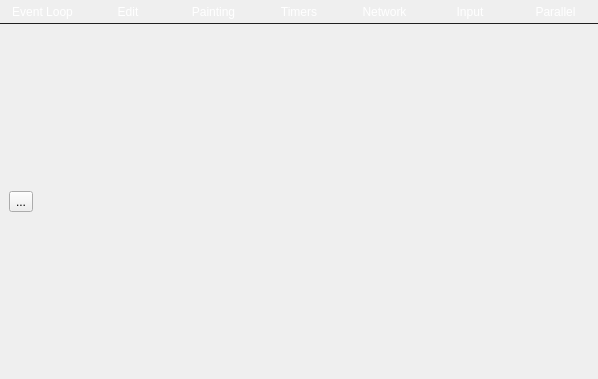
<?xml version="1.0" encoding="UTF-8"?>
<ui version="4.0">
 <author>Enrico Ros</author>
 <class>PerformanceWindow</class>
 <widget class="QWidget" name="PerformanceWindow">
  <property name="geometry">
   <rect>
    <x>0</x>
    <y>0</y>
    <width>598</width>
    <height>379</height>
   </rect>
  </property>
  <property name="windowTitle">
   <string>Form</string>
  </property>
  <layout class="QVBoxLayout" name="verticalLayout">
   <property name="spacing">
    <number>0</number>
   </property>
   <property name="margin">
    <number>0</number>
   </property>
   <item>
    <widget class="QFrame" name="navFrame">
     <property name="sizePolicy">
      <sizepolicy hsizetype="Preferred" vsizetype="Fixed">
       <horstretch>0</horstretch>
       <verstretch>0</verstretch>
      </sizepolicy>
     </property>
     <property name="cursor">
      <cursorShape>PointingHandCursor</cursorShape>
     </property>
     <property name="styleSheet">
      <string notr="true">QToolButton {
	border-image:none;
	background-color: qlineargradient(x1: 0, y1: 0, x2: 0.0, y2: 1.0,
	stop: 0 #838383,
	stop: 0.4 #707070,
	stop: 0.401 #636363,
	stop: 1 #4a4a4a);
	border: 0px solid black;
	border-bottom: 1px solid #202020;
	color: white;
	height:20px;
}

QToolButton:hover {
	border-image:none;
	background-color: qlineargradient(x1: 0, y1: 0, x2: 0.0, y2: 1.0,
	stop: 0 #909090,
	stop: 0.4 #808080,
	stop: 0.401 #707070,
	stop: 1 #555555);
}

QToolButton:checked, QToolButton:checked:pressed {
	border-image:none;
	background-color: qlineargradient(x1: 0, y1: 0, x2: 0.0, y2: 1.0,
	stop: 0 #ffffff,
	stop: 0.4 #eeeeee,
	stop: 0.401 #e2e2e2,
	stop: 1 #dddddd);
	color: black;
	border-bottom: 1px solid #404040;
}

QToolButton:pressed {
	border-image:none;
	background-color: qlineargradient(x1: 0, y1: 0, x2: 0.0, y2: 1.0,
	stop: 0 #383838,
	stop: 0.2 #404040,
	stop: 0.201 #484848,
	stop: 1 #505050);
}


</string>
     </property>
     <layout class="QGridLayout">
      <property name="margin">
       <number>0</number>
      </property>
      <property name="spacing">
       <number>0</number>
      </property>
      <item row="0" column="0">
       <widget class="QToolButton" name="eventSectButton">
        <property name="sizePolicy">
         <sizepolicy hsizetype="Expanding" vsizetype="Fixed">
          <horstretch>0</horstretch>
          <verstretch>0</verstretch>
         </sizepolicy>
        </property>
        <property name="text">
         <string>Event Loop</string>
        </property>
        <property name="checkable">
         <bool>true</bool>
        </property>
        <property name="autoExclusive">
         <bool>true</bool>
        </property>
       </widget>
      </item>
      <item row="0" column="1">
       <widget class="QToolButton" name="editSectButton">
        <property name="sizePolicy">
         <sizepolicy hsizetype="Expanding" vsizetype="Fixed">
          <horstretch>0</horstretch>
          <verstretch>0</verstretch>
         </sizepolicy>
        </property>
        <property name="text">
         <string>Edit</string>
        </property>
        <property name="checkable">
         <bool>true</bool>
        </property>
        <property name="autoExclusive">
         <bool>true</bool>
        </property>
       </widget>
      </item>
      <item row="0" column="6">
       <widget class="QToolButton" name="parallelSectButton">
        <property name="sizePolicy">
         <sizepolicy hsizetype="Expanding" vsizetype="Fixed">
          <horstretch>0</horstretch>
          <verstretch>0</verstretch>
         </sizepolicy>
        </property>
        <property name="text">
         <string>Parallel</string>
        </property>
        <property name="checkable">
         <bool>true</bool>
        </property>
        <property name="autoExclusive">
         <bool>true</bool>
        </property>
       </widget>
      </item>
      <item row="0" column="3">
       <widget class="QToolButton" name="timersSectButton">
        <property name="sizePolicy">
         <sizepolicy hsizetype="Expanding" vsizetype="Fixed">
          <horstretch>0</horstretch>
          <verstretch>0</verstretch>
         </sizepolicy>
        </property>
        <property name="text">
         <string>Timers</string>
        </property>
        <property name="checkable">
         <bool>true</bool>
        </property>
        <property name="autoExclusive">
         <bool>true</bool>
        </property>
       </widget>
      </item>
      <item row="0" column="2">
       <widget class="QToolButton" name="paintingSectButton">
        <property name="sizePolicy">
         <sizepolicy hsizetype="Expanding" vsizetype="Fixed">
          <horstretch>0</horstretch>
          <verstretch>0</verstretch>
         </sizepolicy>
        </property>
        <property name="text">
         <string>Painting</string>
        </property>
        <property name="checkable">
         <bool>true</bool>
        </property>
        <property name="autoExclusive">
         <bool>true</bool>
        </property>
       </widget>
      </item>
      <item row="0" column="5">
       <widget class="QToolButton" name="inputSectButton">
        <property name="sizePolicy">
         <sizepolicy hsizetype="Expanding" vsizetype="Fixed">
          <horstretch>0</horstretch>
          <verstretch>0</verstretch>
         </sizepolicy>
        </property>
        <property name="text">
         <string>Input</string>
        </property>
        <property name="checkable">
         <bool>true</bool>
        </property>
        <property name="autoExclusive">
         <bool>true</bool>
        </property>
       </widget>
      </item>
      <item row="0" column="4">
       <widget class="QToolButton" name="networkSectButton">
        <property name="sizePolicy">
         <sizepolicy hsizetype="Expanding" vsizetype="Fixed">
          <horstretch>0</horstretch>
          <verstretch>0</verstretch>
         </sizepolicy>
        </property>
        <property name="text">
         <string>Network</string>
        </property>
        <property name="checkable">
         <bool>true</bool>
        </property>
        <property name="autoExclusive">
         <bool>true</bool>
        </property>
       </widget>
      </item>
     </layout>
    </widget>
   </item>
   <item>
    <widget class="QFrame" name="mainFrame">
     <layout class="QVBoxLayout" name="verticalLayout_2">
      <item>
       <widget class="Performance::Internal::PerformancePlot" name="widget_2" native="true"/>
      </item>
      <item>
       <widget class="QToolButton" name="toolButton">
        <property name="text">
         <string>...</string>
        </property>
       </widget>
      </item>
      <item>
       <widget class="Performance::Internal::PerformancePlot" name="widget" native="true"/>
      </item>
     </layout>
    </widget>
   </item>
  </layout>
 </widget>
 <customwidgets>
  <customwidget>
   <class>Performance::Internal::PerformancePlot</class>
   <extends>QWidget</extends>
   <header>performanceplot.h</header>
   <container>1</container>
  </customwidget>
 </customwidgets>
 <resources/>
 <connections/>
</ui>
